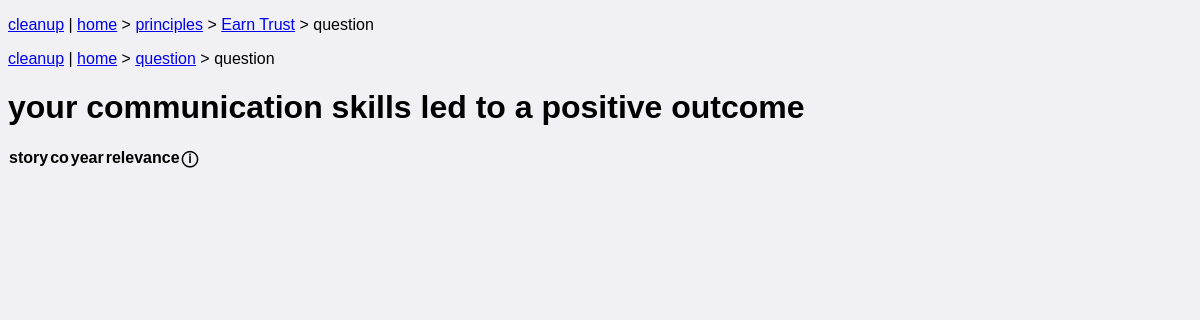
Screenshot of /questions/1 with the database file from the repository.
### app/models/amazon_principle.py (models this page shows, shortened)
class AmazonPrinciple(Model):
    id = Column(Integer, primary_key=True)
    name = Column(String(80), unique=True, nullable=False)
    description = Column(String(120), unique=True, nullable=False)

### app/models/question.py (models this page shows, shortened)
class Question(Model):
    id = Column(Integer, primary_key=True)
    question = Column(String(1024), unique=True, nullable=False)
    amazon_principle_id = Column(
        Integer, ForeignKey("amazon_principle.id"), nullable=False
    )
    @property
    def principle(self):
        return app.models.amazon_principle.AmazonPrinciple.query.get(
            self.amazon_principle_id
        )

### app/routes.py (the view)
@bio_bp.route("/questions/<question_id>", methods=["GET", "POST"])
def render_question(question_id):
    return questions.render_single(question_id)

### app/templates/question.html (shortened to what this page needs)
<!DOCTYPE html>
<html>
  <head>
    <p class='breadcrumb'>
        <a href="{{url_for("bio.render_cleanup")}}">cleanup</a> |
        <a href="{{url_for("bio.render_index")}}">home</a>
        &gt; <a href="{{ url_for("bio.render_principles") }}">principles</a>
        &gt; <a href=" {{ url_for("bio.render_principle", principle_id=question.principle.id) }}">{{ question.principle.name }}</a>
        &gt; question
    </p>
    <p class='breadcrumb'>
        <a href="{{url_for("bio.render_cleanup")}}">cleanup</a> |
        <a href="{{url_for("bio.render_index")}}">home</a>
        &gt; <a href="{{ url_for("bio.render_questions") }}">question</a>
        &gt; question
    </p>
    <link
      rel="stylesheet"
      type="text/css"
      href="{{ url_for('static', filename='styles.css') }}"
    />
  </head>
  <body>
    <h1>{{ question.question }}</h1>
    <form method="post">
        <table>
            <thead>
                <tr>
                    <th>story</th>
                    <th>co</th>
                    <th>year</th>
                    <th>relevance <input class="hidden" type="submit" id="submit_rating_updates" name="update_ratings" value="Update ratings" /></th>
                    <th title="How many other questions that need this story">ⓘ</th>
                </tr>
            </thead>
        </table>
    </form>
  </body>
</html>

### app/static/styles.css (style rules this page uses)
body, textarea { font-family: sans-serif; }
body { background-color: #f0f0f5; }
table { border-spacing: 0; }

### rows the page displays
AmazonPrinciple: principle.name "Earn Trust"
Question: question "your communication skills led to a positive outcome"
